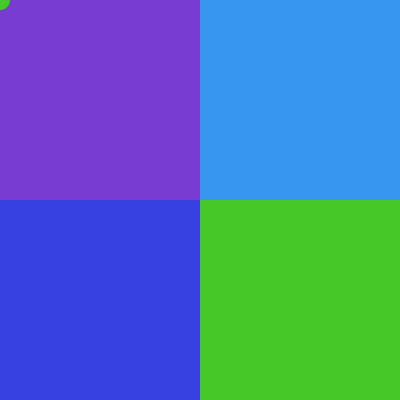
Frame 1 (no input)
Frame 60 (the mouse pressed at the canvas centre just before this capture): identical to frame 1, image omitted
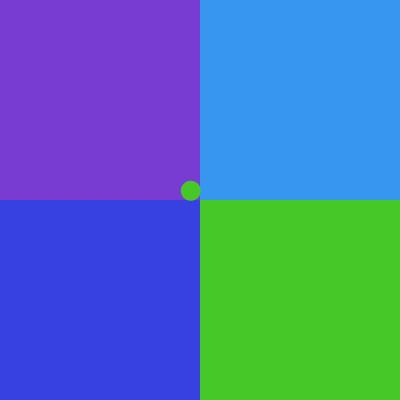
Frame 120 (the mouse held since frame 60 and released just before this capture)

The Processing sketch that drew these frames (run headless with seeded random() and noise(); from frame 60 on, the mouse is pressed at the canvas centre):

// Processing sketch: processing_135234
// ── processing_135234.pde

 //Declaring variables
float followerX;
float followerY;
float easing = 0.05;

//Background rectangle coordinates
int x1 = 0;
int x2 = 200;
int y1 = 0;
int y2 = 200;
int w = 200;
int h = 200;

//Circle coordinates
int cx1 = 100;
int cx2 = 300;
int cy1 = 100;
int cy2 = 300;
int radius = 40;

void setup() {
  size(400, 400);
  smooth(); 
  noStroke();
  ellipseMode(RADIUS);
}

void draw() {
  //BACKGROUND RECTANGLES
  //Top left - purple
  fill(120, 60, 210); 
  rect(0, 0, width/2, height/2); 
  
  //Top right - light blue
  fill(55, 150, 240);
  rect(width/2, 0, width/2, height/2); 
  
  //Bottom left - dark blue
  fill(55, 65, 225);
  rect(0, height/2, width/2, height/2);
  
  //Bottom right - green
  fill(70, 200, 40);
  rect(width/2, height/2, width/2, height/2);
  
  //HIDDEN CIRCLES
  //setting bounds
  float tl = dist(followerX, followerY, cx1, cy1);
  float tr = dist(followerX, followerY, cx2, cy1);
  float bl = dist(followerX, followerY, cx1, cy2);
  float br = dist(followerX, followerY, cx2, cy2);
  
  //Top left - color changes
  if (tl < radius)
  {
    fill(70, 200, 40); // Green
  }
  else
  {
    fill(120, 60, 210); //Purple
  }
  ellipse(cx1, cy1, radius, radius);
  
  //Top right - color changes
  if (tr < radius)
  {
    fill(55, 65, 225); //Dark Blue
  }
  else
  {
    fill(55, 150, 240); //Light blue
  }
  ellipse(cx2, cy1, radius, radius);
  
  //Bottom left - color changes
  if (bl < radius)
  {
    fill(55, 150, 240); //Light blue
  }
  else
  {
    fill(55, 65, 225); //Dark Blue
  }
  ellipse(cx1, cy2, radius, radius);
  
  //Bottom right - color changes
  if (br < radius)
  {
    fill(120, 60, 210); //Purple
  }
  else
  {
    fill(70, 200, 40); // Green
  }
  ellipse(cx2, cy2, radius, radius);
  
  //CHANGE CURSOR COLOR
  //Mouse buttons
  if (mousePressed) 
           {
             if (mouseButton == LEFT)
             {
               fill(0); //Black
             }
             else if (mouseButton == RIGHT)
             {
               fill(255); //White
             }
             else if (mouseButton == CENTER)
             {
               fill(128); //Gray
             }
           }
  //No mouse buttons
  else 
  {
  //Top left - light blue follower on purple rect
  if ((followerX > x1) && (followerX < x1+w) &&
          (followerY > y1) && (followerY < y1+h))
           {
             fill(55, 150, 240); //Light blue
           }
  //Top right - green follower on light blue rect
  else if ((followerX > x2) && (followerX < x2+w) &&
           (followerY > y1) && (followerY < y1+h))
           {
             fill(70, 200, 40); // Green
           }
  //Bottom left - purple follower on dark blue rect
  else if ((followerX > x1) && (followerX < x1+w) &&
           (followerY > y2) && (followerY < y2+h))
           {
             fill(120, 60, 210); //Purple
           }
  //Bottom right - dark blue follower on green rect
  else if ((followerX > x2) && (followerX < x2+w) &&
           (followerY > y2) && (followerY < y2+h))
           {
             fill(55, 65, 225); //Dark Blue
           }
  }
             
  //FOLLOWER CIRCLE
  float targetX = mouseX;
  float targetY = mouseY;
  followerX += ((targetX - followerX) * easing);
  followerY += ((targetY - followerY) * easing);
  ellipse(followerX, followerY, 10, 10);
  
  
}
